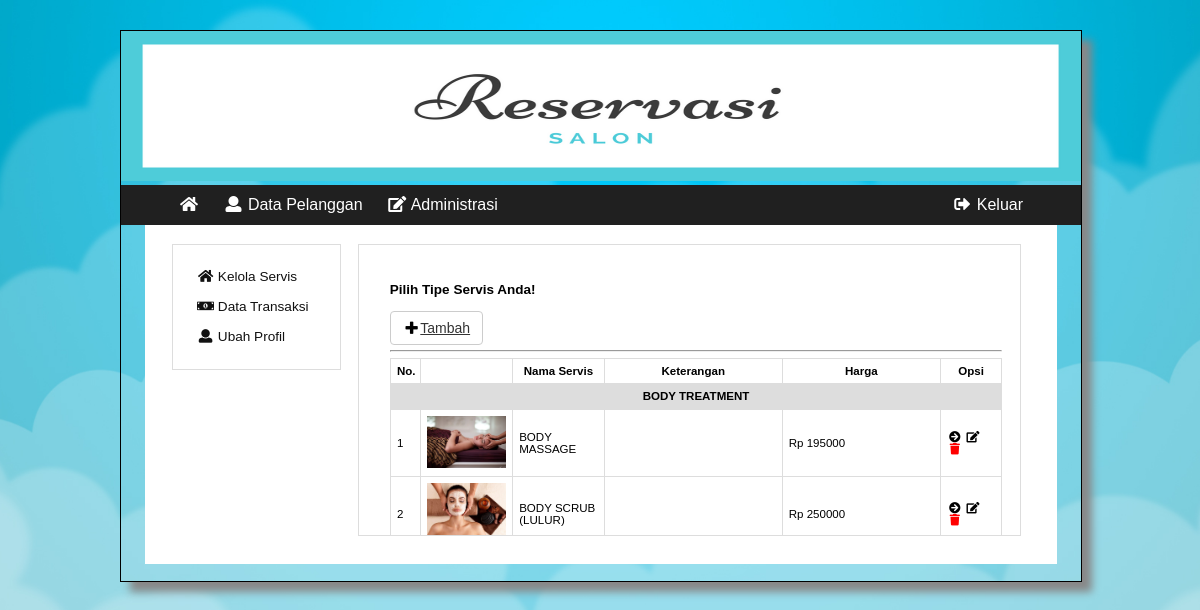
Screenshot of /akses/admin/index.php?p=d_administrasi with the database file from the repository.
### tables this page shows
CREATE TABLE `kategori_servis` (
  `id_kategori` varchar(15) NOT NULL,
  `nama_kategori` varchar(100) NOT NULL,
  `ruang` int(11) NOT NULL
);

CREATE TABLE `tipe_servis` (
  `kode_servis` varchar(15) NOT NULL,
  `nama_servis` varchar(100) DEFAULT NULL,
  `id_kategori` varchar(15) DEFAULT NULL,
  `keterangan_servis` varchar(100) DEFAULT NULL,
  `gambar_servis` varchar(100) DEFAULT NULL,
  `harga_servis` double DEFAULT NULL
);

### akses/controller.php (called while the page is built, shortened)
<?php
$query_kategori = "SELECT * FROM kategori_servis";
$sql_kategori = mysqli_query($mysqli,$query_kategori);
?>

### akses/admin/konten/administrasi/a_servis.php (the view)
<div class="apps-content-item">
<form action="konten/proses/aksi_reservasi.php" method="post">
  <h3>Pilih Tipe Servis Anda!</h3>
  <a href="index.php?p=d_administrasi&k=a_servis_tools&aksi=tambah" class="btn btn-default"><i class="fa fa-fw fa-plus" style="color:#000"></i>Tambah</a><hr>
  <table id="tbl">
    <tr>
      <th>No.</th>
      <th></th>
      <th width=15%>Nama Servis</th>
      <th>Keterangan</th>
      <th>Harga</th>
      <th width=10%>Opsi</th>
    </tr>
    <?php
      $no = 0;
      foreach ($sql_kategori as $key) {
        extract($key);
    ?>
    <tr>
      <th colspan="6" style="text-transform: uppercase; background-color:#ddd;"><?php echo $nama_kategori; ?></th>
    </tr>
    <?php
      $query_tipe = "SELECT * FROM tipe_servis WHERE id_kategori = '$id_kategori'";
      $sql_tipe = mysqli_query($mysqli,$query_tipe);
      foreach ($sql_tipe as $key) {
        extract($key);
      $no++;
    ?>
    <tr>
      <td width=5%><?php echo $no; ?></td>
      <td width="15%"><img src="../img/servis/<?php echo $gambar_servis; ?>" width=100%></td>
      <td style="text-transform:uppercase"><?php echo $nama_servis; ?></td>
      <td><?php echo $keterangan_servis; ?></td>
      <td><?php echo "Rp ".$harga_servis; ?></td>
      <td><a href="index.php?p=d_administrasi&k=a_servis_tools&ids=<?php echo $kode_servis; ?>&aksi=detail" title="Rincian Profile"><i class="fa fa-fw fa-arrow-circle-right"></i></a>
      <a href="index.php?p=d_administrasi&k=a_servis_tools&ids=<?php echo $kode_servis; ?>&aksi=edit" title="edit" title="Ubah Data pelanggan"><i class="fa fa-fw fa-edit"></i></a>
      <a href="index.php?p=d_administrasi&k=a_servis_tools&ids=<?php echo $kode_servis; ?>&aksi=hapus" title="hapus"
        onclick="javascript: return confirm('Anda yakin akan menghapus data servis <?php echo $kode_servis; ?>?')"
        style="color:red"><i class="fa fa-fw fa-trash"></i></a></td>
    </tr>
    <?php }} ?>
  </table>
</form>
</div>

### akses/booking.css (style rules this page uses)
@media (min-width: 576px) { body { background: url(img/bg.jpg); -webkit-background-size: 100% 100%; -moz-background-size: 100% 100%; -o-background-size: 100% 100%; background-size: cover; background-repeat: no-repeat; background-position: center; position: absolute; background-attachment: fixed; margin: 0px; padding: 0px; background-color: #fff; overflow-x: hidden; } }
@media (min-width: 576px) { .apps-content-item { display: block; position: relative; float: left; width: 98%; font-size: 0.85em; padding: 1%; left : 1%; } }
@media (min-width: 576px) { #tbl { width: 100%; align-content: center; border-spacing: 0; border: 1px solid #ddd; border-right: 0; border-bottom: 0; display: table; position: relative; } }
@media (min-width: 576px) { #tbl th, #tbl td { padding: 1%; border: 1px solid #ddd; border-top: 0; border-left: 0; } }
@media (min-width: 576px) { .btn { display: inline-block; padding: 6px 12px; margin-bottom: 0; font-size: 14px; font-weight: normal; line-height: 1.42857143; text-align: center; white-space: nowrap; vertical-align: middle; -ms-touch-action: manipulation; touch-action: manipulation; cursor: pointer; -webkit-user-select: none; -moz-user-select: none; -ms-user-select: none; user-select: none; background-image: none; border: 1px solid transparent; border-radius: 4px; } }
@media (min-width: 576px) { .btn-default { color: #333; background-color: #fff; border-color: #ccc; } }
@media (min-width: 576px) { #tbl a { text-decoration: none; color: #000; padding: 1% 0% 1% 1%; border: 2px transparent #000; font-family: sans-serif !important; } }

### rows the page displays
kategori_servis: nama_kategori "BODY TREATMENT"
tipe_servis: gambar_servis (picture), nama_servis "BODY MASSAGE", harga_servis "195000"
tipe_servis: gambar_servis (picture), nama_servis "BODY SCRUB (LULUR)", harga_servis "250000"
